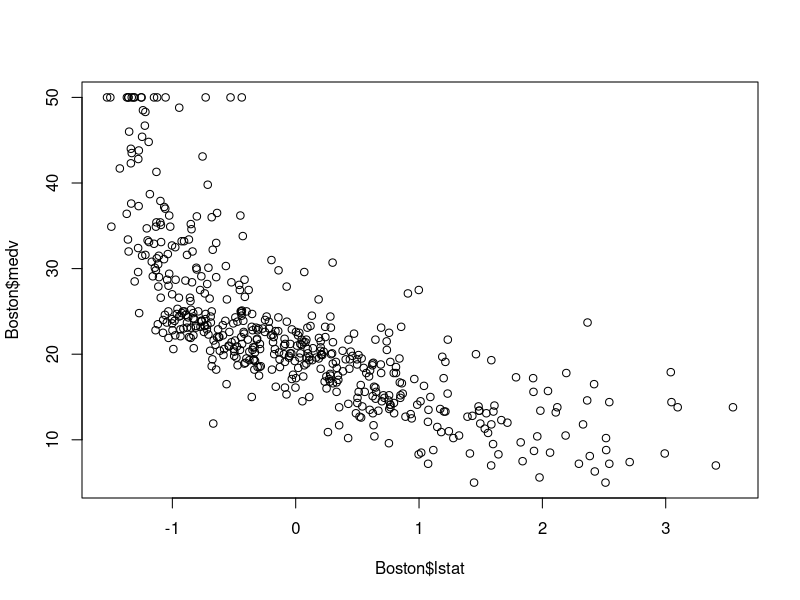
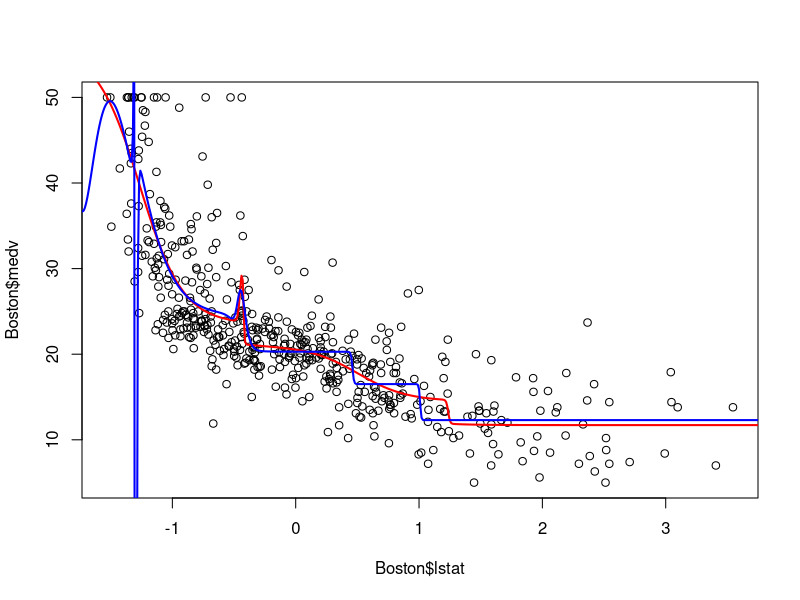
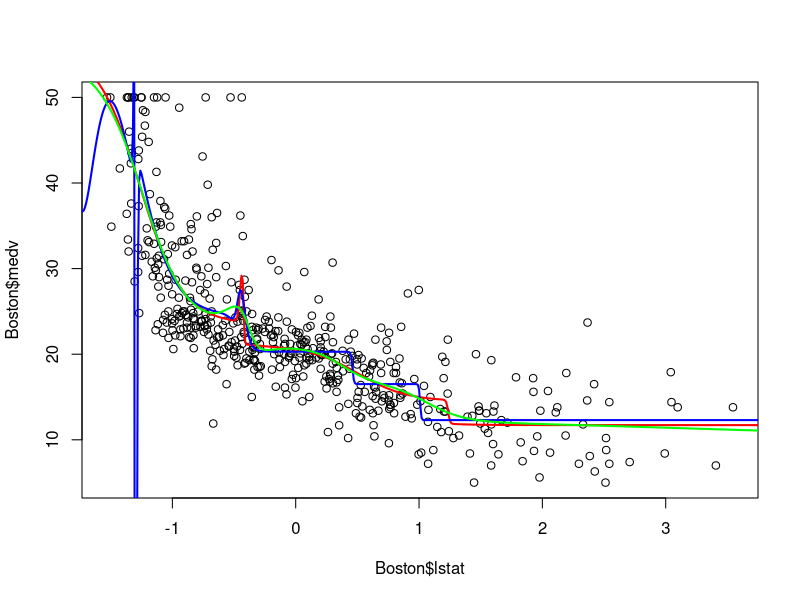
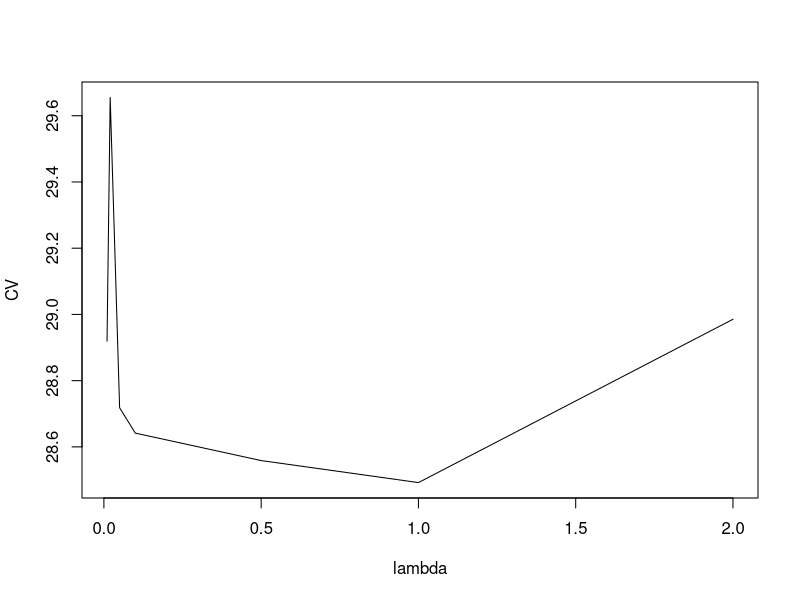

Recreate these plots in R, in order. (Note: a time limit stopped this script after it produced the figures.)
# ML01 Spring 2021
# TD on neural networks

# Loading the Boston data set in packge MASS
library(MASS)
? Boston # description of the dataset
data(Boston)
n<-nrow(Boston)

set.seed(20210511)
#### Preprocessing

# Standardization
I<-c(1:3,5:13) # indices of quantitative predictors (we exclude 'chas' which is binary)
xx<-scale(Boston[,I])
Boston[,I]<-xx

# We split the data into training and test sets
train<-sample(n,300)
Boston.train<-Boston[train,]
Boston.test<-Boston[-train,]


#### Part I:  we  predict medv from predictor 'lstat'
plot(Boston$lstat,Boston$medv)

# This vector will be useful for plotting the prediction function
x<-seq(min(Boston$lstat)-0.5,max(Boston$lstat)+0.5,0.01)

library('nnet')

# First trial with 5 hidden units
# We train 10 neural networks and keep the one with the smallest training error
loss<-Inf
for(i in 1:10){
  nn<- nnet(medv ~ lstat, data=Boston.train, size=5, linout = TRUE,maxit=200,trace=FALSE)
  print(c(i,nn$value))
  if(nn$value<loss){
    loss<-nn$value
    nn1.best<-nn
  }
}
pred1<- predict(nn1.best,newdata=data.frame(lstat=x)) # For plotting
pred1.test<-predict(nn1.best,newdata=Boston.test) 
mse1<-mean((pred1.test-Boston.test$medv)^2)  # Test MSE

# Second trial with 10 hidden units
loss<-Inf
for(i in 1:10){
  nn<- nnet(medv ~ lstat, data=Boston.train, size=10, linout = TRUE,maxit=200,trace=FALSE)
  print(c(i,nn$value))
  if(nn$value<loss){
    loss<-nn$value
    nn2.best<-nn
  }
}
pred2<- predict(nn2.best,newdata=data.frame(lstat=x))
pred2.test<-predict(nn2.best,newdata=Boston.test)
mse2<-mean((pred2.test-Boston.test$medv)^2)

print(c(mse1,mse2)) # The big neural network is not so good

# Plot to compare the two solutions
plot(Boston$lstat,Boston$medv)
lines(x,pred1,lwd=2,col="red")
lines(x,pred2,lwd=2,col="blue")

# Regularization with weight decay coefficient = 0.1
loss<-Inf
for(i in 1:10){
  nn<- nnet(medv ~ lstat, data=Boston.train, size=10, linout = TRUE,maxit=200,
            trace=FALSE,decay=0.1)
  print(c(i,nn$value))
  if(nn$value<loss){
    loss<-nn$value
    nn3.best<-nn
  }
}
pred3<- predict(nn3.best,newdata=data.frame(lstat=x))
pred3.test<-predict(nn3.best,newdata=Boston.test)
mse3<-mean((pred3.test-Boston.test$medv)^2)
print(c(mse1,mse2,mse3)) # The regularized NN performs better

plot(Boston$lstat,Boston$medv)
lines(x,pred1,lwd=2,col="red")
lines(x,pred2,lwd=2,col="blue")
lines(x,pred3,lwd=2,col="green")

# Selection of the optimal weight decay coefficient by 5-fold cross-validation
K<-5
ntrain<-300
folds=sample(1:K,ntrain,replace=TRUE)
lambda<-c(0.01,0.02,0.05,0.1,0.5,1,2)
N<-length(lambda)
CV<-rep(0,N)
for(i in (1:N)){
  for(k in (1:K)){
    nn<- nnet(medv ~ lstat, data=Boston.train[folds!=k,],size=10, linout = TRUE, 
              decay=lambda[i], trace=FALSE)
    pred<-predict(nn,newdata=Boston.train[folds==k,])
    CV[i]<-CV[i]+ sum((pred-Boston.train$medv[folds==k])^2)
  }
  CV[i]<-CV[i]/ntrain
}
plot(lambda,CV,type='l')
lambda.opt<-lambda[which.min(CV)] # Best decay coefficient

# Re-training on the whole training set using the optimal lambda
loss<-Inf
for(i in 1:10){
  nn<- nnet(medv ~ lstat, data=Boston.train, size=10, linout = TRUE,maxit=200,
            trace=FALSE,decay=lambda.opt)
  print(c(i,nn$value))
  if(nn$value<loss){
    loss<-nn$value
    nn4.best<-nn
  }
}
pred4<- predict(nn4.best,newdata=data.frame(lstat=x))
pred4.test<-predict(nn4.best,newdata=Boston.test)
mse4<-mean((pred4.test-Boston.test$medv)^2) # Test error
print(c(mse1,mse2,mse3,mse4)) # The NN with optimal lambda performs well


### Part II: now we use all predictors


loss<-Inf
for(i in 1:10){
  nn<- nnet(medv ~ ., data=Boston.train, size=30, linout = TRUE,maxit=200,trace=FALSE)
  print(c(i,nn$value))
  if(nn$value<loss){
    loss<-nn$value
    nn.best<-nn
  }
}
pred.test<-predict(nn.best,newdata=Boston.test)
mse<-mean((pred.test-Boston.test$medv)^2)

# Selection of the optimal weight decay coefficient by 5-fold cross-validation
# We do 10 times 5-fold cross-validation to get a smooth curve
K<-5
ntrain<-300
lambda<-c(0.01,0.05,0.1,0.5,1,5,10)
N<-length(lambda)
CV<-matrix(0,N,10)
for(j in 1:10){
  print(j)
  folds=sample(1:K,ntrain,replace=TRUE)
  for(i in (1:N)){
    for(k in (1:K)){
      nn<- nnet(medv ~ ., data=Boston.train[folds!=k,],size=30, linout = TRUE, 
                decay=lambda[i], trace=FALSE)
      pred<-predict(nn,newdata=Boston.train[folds==k,])
      CV[i,j]<-CV[i,j]+ sum((pred-Boston.train$medv[folds==k])^2)
    }
  }
}
CVmean<-rowMeans(CV)/ntrain

plot(lambda,CVmean,type='l')
lambda.opt<-lambda[which.min(CVmean)] # Best decay coefficient

# Re-training on the whole training set using the optimal lambda
loss<-Inf
for(i in 1:10){
  nn<- nnet(medv ~ ., data=Boston.train, size=30, linout = TRUE,maxit=200,
            trace=FALSE,decay=lambda.opt)
  print(c(i,nn$value))
  if(nn$value<loss){
    loss<-nn$value
    nn.best<-nn
  }
}
pred.nn<-predict(nn.best,newdata=Boston.test)
mse.nn<-mean((pred.test-Boston.test$medv)^2) # Test error
print(c(mse1,mse2,mse3,mse4,mse.nn))

# Comparison with linear regression 
fit.lm<- lm(medv ~ ., data=Boston.train)
pred.lm<-predict(fit.lm,newdata=Boston.test)
mse.lm<-mean((pred.lm-Boston.test$medv)^2)

# Comparison with Lasso
library(glmnet)
xapp<-as.matrix(Boston.train[,1:13])
yapp<-Boston.train[,14]
cv.out<-cv.glmnet(xapp,yapp,alpha=1)
plot(cv.out)
fit.lasso<-glmnet(xapp,yapp,lambda=cv.out$lambda.min,alpha=1)
xtst<-as.matrix(Boston.test[,1:13])
pred.lasso<-predict(fit.lasso,s=cv.out$lambda.min,newx=xtst)
mse.lasso<-mean((pred.lasso-Boston.test$medv)^2)

# Comparison with random forests

library(randomForest)
fit.RF<-randomForest(medv ~ .,data=Boston.train,mtry=3,importance=TRUE)
pred.RF<-predict(fit.RF,newdata=Boston.test,type="response")
mse.RF<-mean((pred.RF-Boston.test$medv)^2)

print(c(mse.nn,mse.lm,mse.lasso,mse.RF)) # RF perform better
# Plot of variable importance
varImpPlot(fit.RF) # Variables 'rm' and 'lstat' are the most informative
